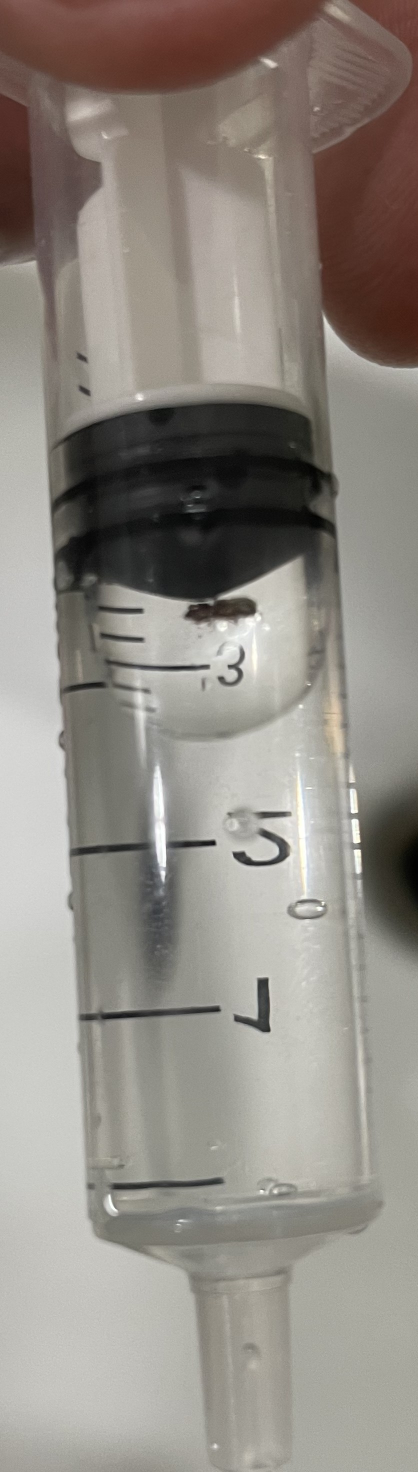
#> input picture DefectDetectionAssets/Testing/defect_test1.jpg, 836 x 2944 px, given in place of the camera (shown at 1/2 size)
$ python BryanHerdianto_TugasMagang6.py
#> lines starting #> are read from the running program, lines starting #| are printed output that depends on the picture; after the words box and inside, x2 and y2 are one past the last pixel; in counts of white or black regions, pixels touching at a corner belong together
import cv2 as cv
import numpy as np

# Function to handle trackbar changes for hue low value
def onTrack1(val):
    global hueLow
    hueLow = val
    print("Hue Low", hueLow)

# Function to handle trackbar changes for hue high value
def onTrack2(val):
    global hueHigh
    hueHigh = val
    print("Hue High", hueHigh)

# Function to handle trackbar changes for saturation low value
def onTrack3(val):
    global satLow
    satLow = val
    print("Sat Low", satLow)

# Function to handle trackbar changes for saturation high value
def onTrack4(val):
    global satHigh
    satHigh = val
    print("Sat High", satHigh)

# Function to handle trackbar changes for value low value
def onTrack5(val):
    global valLow
    valLow = val
    print("Val Low", valLow)

# Function to handle trackbar changes for value high value
def onTrack6(val):
    global valHigh
    valHigh = val
    print("Val High", valHigh)

# Setting width and height for camera resolution
width = 640
height = 360

# Initial values for HSV thresholds
hueLow = 100
hueHigh = 170
satLow = 10
satHigh = 250
valLow = 10
valHigh = 250

# Open webcam
cam = cv.VideoCapture(0)
cam.set(cv.CAP_PROP_FRAME_WIDTH, width)
cam.set(cv.CAP_PROP_FRAME_HEIGHT, height)

# Creating trackbars window
cv.namedWindow("trackbars")

# Creating trackbars to adjust HSV thresholds
cv.createTrackbar('Hue Low', 'trackbars', hueLow, 179, onTrack1)
cv.createTrackbar('Hue High', 'trackbars', hueHigh, 179, onTrack2)
cv.createTrackbar('Sat Low', 'trackbars', satLow, 255, onTrack3)
cv.createTrackbar('Sat High', 'trackbars', satHigh, 255, onTrack4)
cv.createTrackbar('Val Low', 'trackbars', valLow, 255, onTrack5)
cv.createTrackbar('Val High', 'trackbars', valHigh, 255, onTrack6)

# Creating window for camera feed
cv.namedWindow('camera')

# Main loop for capturing and processing frames
while True:
    # Read frame from webcam
    ret, frame = cam.read()
#> frame is the input picture: shape (2944, 836, 3); mean B, G, R 131.5, 138.7, 144.4

    # Break loop if frame cannot be retrieved
    if not ret:
        break

    # Convert frame from BGR to HSV color space
    frameHSV = cv.cvtColor(frame, cv.COLOR_BGR2HSV)
#> frameHSV: shape (2944, 836, 3); mean H, S, V 23.9, 27.9, 144.5

    # Define lower and upper bounds of the HSV color range
    lowerBound = np.array([hueLow, satLow, valLow])
    upperBound = np.array([hueHigh, satHigh, valHigh])

    # Create a mask using the defined color range
    mask = cv.inRange(frameHSV, lowerBound, upperBound)
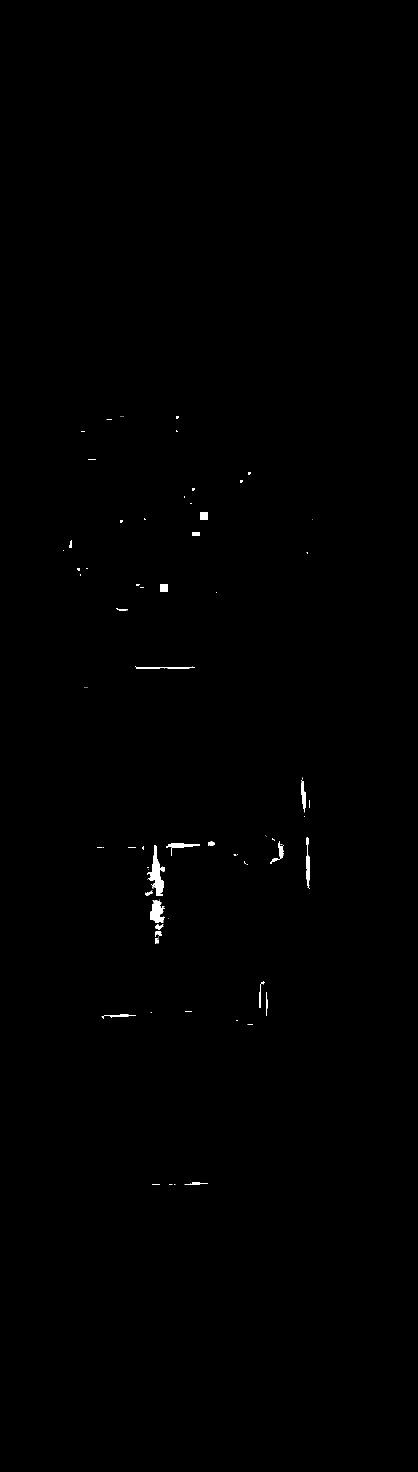
#> mask: shape (2944, 836) (shown at 1/2 size); 0.28% white; 89 white regions (56 under 20 px)

    # Apply the mask to the original frame
    maskedFrame = cv.bitwise_and(frame, frame, mask=mask)

    # Find contours in the mask
    contours, _ = cv.findContours(mask, cv.RETR_EXTERNAL, cv.CHAIN_APPROX_SIMPLE)
#> contours = 89 contours, 63 with area under 20; largest, box (x1, y1, x2, y2) and area: (294, 1690, 330, 1792) 1300, (300, 1800, 330, 1846) 809, (332, 1686, 400, 1696) 364, (612, 1674, 620, 1777) 360, (272, 1333, 390, 1338) 274

    # Iterate through each contour
    for contour in contours:
        # Calculate area of contour
        area = cv.contourArea(contour)
        # If contour area is above a certain threshold, draw contour and bounding rectangle
        if area > 10_000:
            cv.drawContours(frame, [contour], 0, (255, 0, 0), 3)
            x, y, w, h = cv.boundingRect(contour)
            cv.rectangle(frame, (x, y), (x + w, y + h), (0, 0, 255), 2)
            cv.moveWindow("camera", x, y)
#> this loop made 89 passes
#> area on passes 4, 8, 11, 12, 13, 16, 17, 20, 23, 40, 42, 43: 102.5, 160, 63.5, 130, 48.5, 71, 79.5, 809, 37, 1300, 364, 258

    # Display the mask, masked frame, and original frame
    cv.imshow("mask", mask)
    cv.imshow("maskedFrame", maskedFrame)
    cv.imshow("camera", frame)

    # Exit loop if 'q' key is pressed
    if cv.waitKey(1) & 0xFF == ord('q'):
#> (key q is pressed here)
        break

# Release the webcam and close all OpenCV windows
cam.release()
cv.destroyAllWindows()
